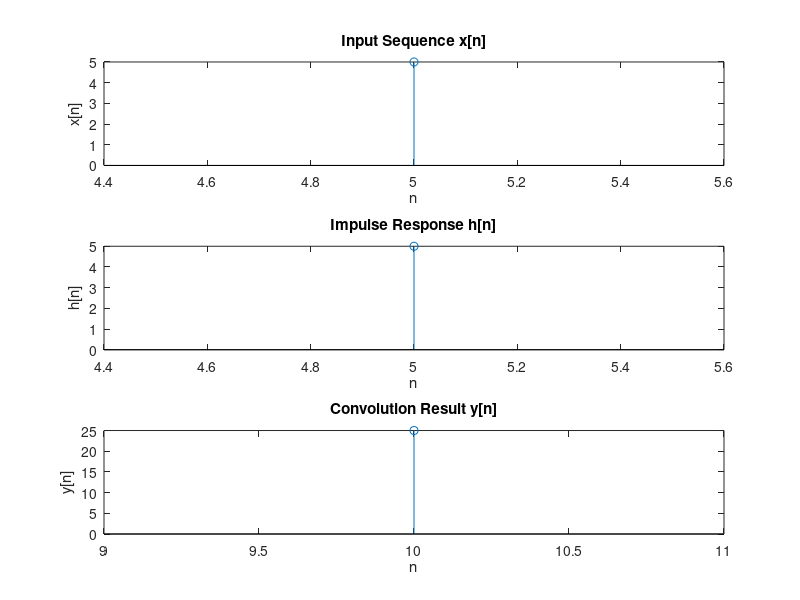

This chart was generated by the following MATLAB code:
clc; 
close all; 
clear all; 
x=input("Enter Sequence 1:"); 
x_ind=input("Index of sequence 1:"); 
h=input("Enter Sequence 2:"); 
h_ind=input("Index of sequence 2:"); 
x_len=length(x); 
h_len=length(h); 
y_ind = min(x_ind) + min(h_ind) : max(x_ind) + max(h_ind); 
n=x_len+h_len-1; 
xnew=[x zeros(1,n-x_len)]; 
hnew=[h zeros(1,n-h_len)]; 
x1=fft(xnew); 
h1=fft(hnew); 
y1=x1.*h1; 
y=ifft(y1); 
disp("Linear convolution product y:") 
disp(y); 
% Plotting the input sequences and the convolution result 
 
% Create a figure window 
figure; 
 
% Plot the first sequence x 
subplot(3, 1, 1); 
stem(x_ind, x); 
title('Input Sequence x[n]'); 
xlabel('n'); 
ylabel('x[n]'); 
% Plot the second sequence h 
subplot(3, 1, 2); 
stem(h_ind, h); 
title('Impulse Response h[n]'); 
xlabel('n'); 
ylabel('h[n]'); 
 
% Plot the convolution result y 
subplot(3, 1, 3); 
stem(y_ind, y); 
title('Convolution Result y[n]'); 
xlabel('n'); 
ylabel('y[n]'); 
